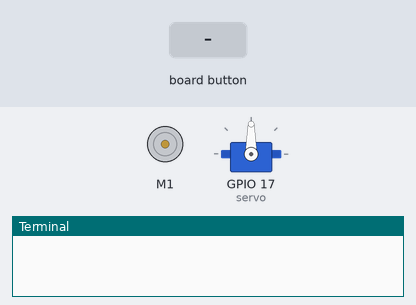
Bench run of a program on a simulated Raspberry Pi (BCM pin numbers). Parts: DC motor (green arrow = forward, orange = backward, longer = faster), servo, the last lines printed to the terminal. Inputs (shaded band) come from the test bench. The buttons are places on the Blue Dot phone app; servo angles are drawn from the pulse width (0.5 ms = 0°, 2.5 ms = 180°).

Above: at 2.2 s.
2.3 s: button top pressed
At 2.37 s:
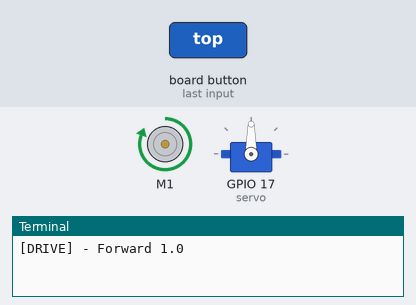
3.9 s: button bottom pressed
At 3.97 s:
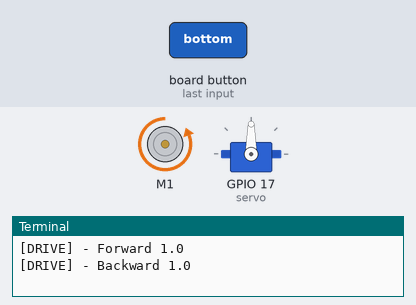
5.5 s: button left pressed
At 5.57 s:
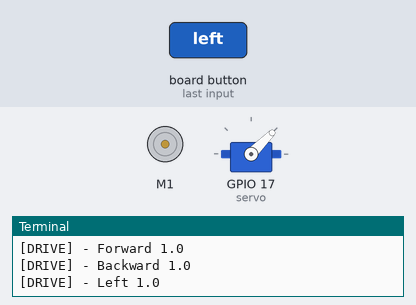
7.1 s: button right pressed
At 7.17 s:
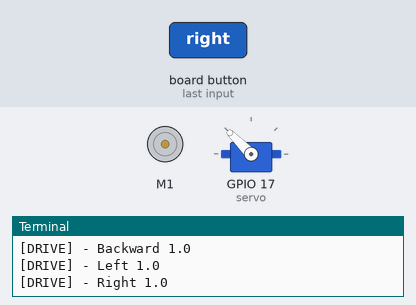
Timing chart, 0 to 9.7 s (numbered marks = the images above; inputs shaded):
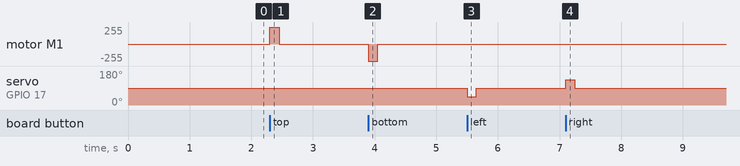

Measured:
- after the input at 2.3 s, motor M1: stopped → forward 255/255 at once, → stopped 0.15 s later
- after the input at 3.9 s, motor M1: stopped → backward 255/255 at once, → stopped 0.15 s later
- after the input at 5.5 s, servo on GPIO 17 (servo): 90° → 45° at once, → 90° 0.15 s later
- after the input at 7.1 s, servo on GPIO 17 (servo): 90° → 135° at once, → 90° 0.15 s later

The program:

5-rcontrol-bluedot.py
```python
# Импортирование необходимых библиотек
from gpiozero.pins.pigpio import PiGPIOFactory
from bluedot import BlueDot
from gpiozero import Device, Motor, Servo
from signal import pause
import time

# Создание экземпляра объекта связи с android-приложением
bd = BlueDot()

# Настройка параметров подключения драйвера тягового мотора и сервопривода
Device.pin_factory = PiGPIOFactory('127.0.0.1')
motor = Motor(23,24,25,pwm=True)
servo = Servo(17)
# Выставление среднего положения сервопривода и пауза в 1 секунду
servo.mid()
time.sleep(1)

# функция управления движением мобильной платформы
# по данным от координат касания пальца голубой точки приложения
def move(pos):
    if pos.top:
        print("[DRIVE] - Forward", pos.distance)
        motor.forward(speed=pos.distance)
    elif pos.bottom:
        print("[DRIVE] - Backward", pos.distance)
        motor.backward(speed=pos.distance)
    elif pos.right:
        print("[DRIVE] - Right", pos.distance)
        servo.value = pos.distance
    elif pos.left:
        print("[DRIVE] - Left", pos.distance)
        servo.value = -pos.distance

# фунцкция остановки тяговых моторов и возвращения сенсора в среднее положение
def stop():
    motor.stop()
    servo.value = 0

# вызов функции управления движением платформы при нажатии или перемещения пальца на экране
bd.when_pressed = move
bd.when_moved = move
# вызов функции остановки платформы при отпускании пальца с экрана
bd.when_released = stop

pause()
```
